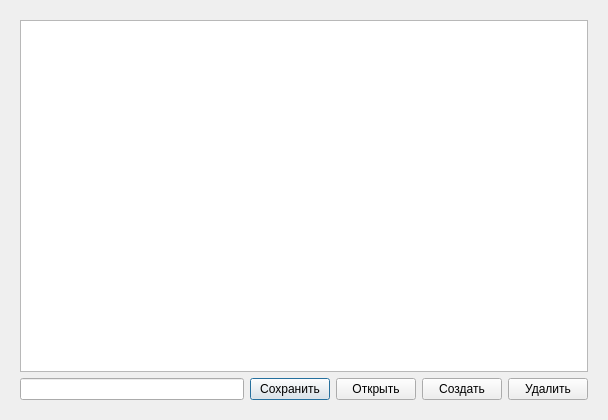
<?xml version="1.0" encoding="UTF-8"?>
<ui version="4.0">
 <class>DialogSaveAs</class>
 <widget class="QDialog" name="DialogSaveAs">
  <property name="geometry">
   <rect>
    <x>0</x>
    <y>0</y>
    <width>608</width>
    <height>420</height>
   </rect>
  </property>
  <property name="windowTitle">
   <string>Dialog</string>
  </property>
  <layout class="QGridLayout" name="gridLayout_2">
   <item row="0" column="0">
    <widget class="QWidget" name="gridWidget" native="true">
     <layout class="QGridLayout" name="gridLayout">
      <item row="3" column="0">
       <widget class="QLineEdit" name="fileName_Line_Edit"/>
      </item>
      <item row="3" column="1">
       <widget class="QPushButton" name="saveButton">
        <property name="text">
         <string>Сохранить</string>
        </property>
       </widget>
      </item>
      <item row="3" column="2">
       <widget class="QPushButton" name="openButton">
        <property name="text">
         <string>Открыть</string>
        </property>
       </widget>
      </item>
      <item row="3" column="3">
       <widget class="QPushButton" name="createButton">
        <property name="text">
         <string>Создать</string>
        </property>
       </widget>
      </item>
      <item row="3" column="4">
       <widget class="QPushButton" name="deleteButton">
        <property name="text">
         <string>Удалить</string>
        </property>
       </widget>
      </item>
      <item row="0" column="0" colspan="5">
       <widget class="QTableView" name="table_file_dir"/>
      </item>
     </layout>
    </widget>
   </item>
  </layout>
 </widget>
 <resources/>
 <connections/>
</ui>
